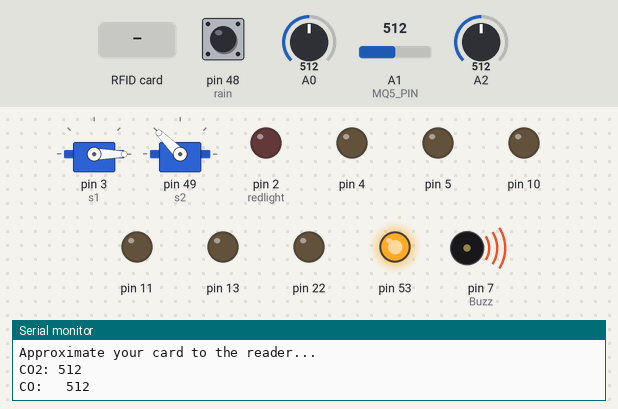
A sketch run on a simulated Arduino Mega 2560, built with avr-gcc and run on an emulated ATmega2560. Parts: 2 × servo, output pins drawn as LEDs (lit = HIGH), buzzer (waves = sounding, pin HIGH), the last lines printed to the serial monitor. Wiring (inferred from the names in the program): IR receiver: data pin 6. Inputs (shaded band) come from the test bench; at power-on: A2 = 512, A1 (MQ5_PIN) = 512, pin 48 (rain) HIGH, A0 = 512. Pins used as bus, display or sensor lines are not drawn.

Above: at 1.2 s.
1.3 s: RFID card 17 9D D2 4E held to the reader
At 11.9 s:
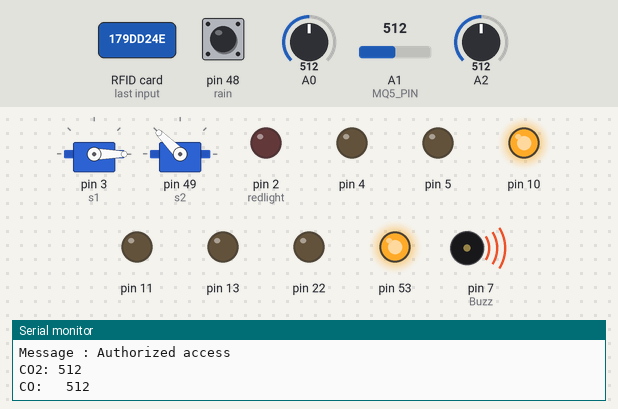
12.6 s: A2 set to 464
22.7 s: A2 set to 439
At 31.38 s:
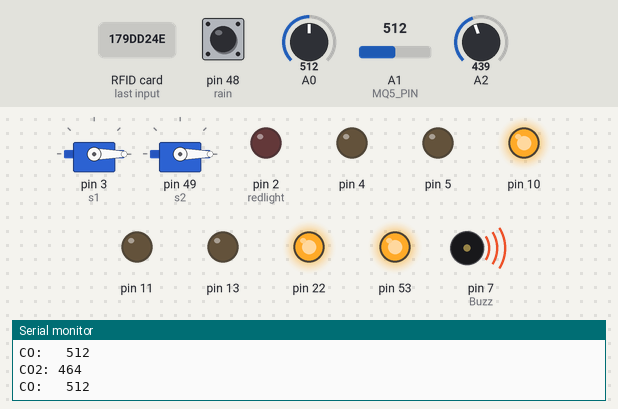
33.0 s: A1 (MQ5_PIN) set to 367
47.0 s: A1 (MQ5_PIN) set to 333
At 57.48 s:
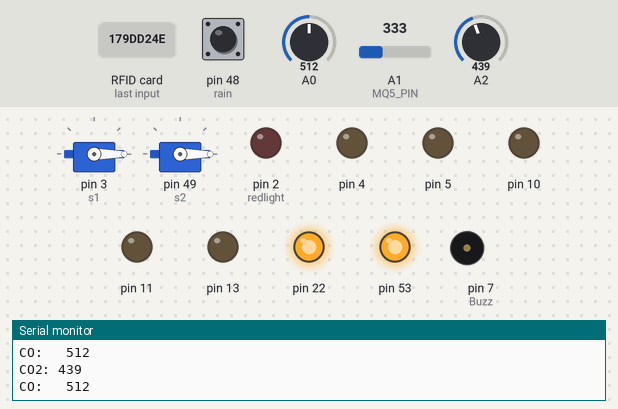
59.1 s: RFID card A7 31 D6 4E held to the reader
At 63.7 s:
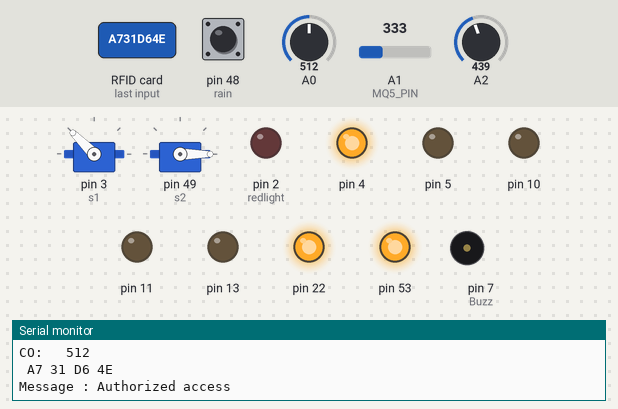
Timing chart, 0 to 65.5 s (numbered marks = the images above; inputs shaded):
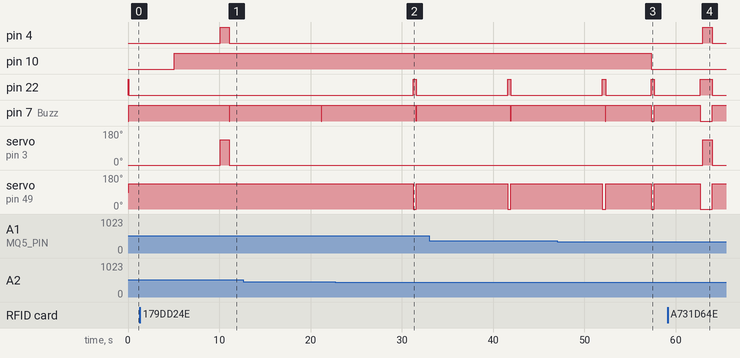

Measured:
- the behaviour switches between 451 and 450 on A2 (found by bisection; images 1 and 2)
- the behaviour switches between 351 and 350 on A1 (MQ5_PIN) (found by bisection; images 2 and 3)
- after the input at 1.3 s, pin 4: LOW → HIGH after 8.8 s, → LOW 1.0 s later; servo on pin 3 (s1): 0° → 135° after 8.8 s, → 0° 1.0 s later
- after the input at 22.7 s, pin 22: LOW → HIGH after 8.5 s, → LOW 0.36 s later; servo on pin 49 (s2): 135° → 0° after 8.5 s, → 135° 0.36 s later
- after the input at 47.0 s, pin 10: HIGH → LOW after 10.3 s
- after the input at 59.1 s, pin 4: LOW → HIGH after 3.9 s, → LOW 1.0 s later; servo on pin 3 (s1): 0° → 135° after 3.9 s, → 0° 1.0 s later

The sketch:

smart-security-system.ino
```cpp
#include <SPI.h>
#include <MFRC522.h>
#include <Servo.h>
#include <SoftwareSerial.h>

SoftwareSerial espSerial(2, 24);


#define SS_PIN 9
#define RST_PIN 8
#define Buzz 7
#define IR 6
MFRC522 mfrc522(SS_PIN, RST_PIN);
Servo s1;
Servo s2;
int ppm;
int val = 0 ;
const int MQ5_PIN = A1;
const int co2 = A2;
const int thres_co2 = 450;
const int thres_co = 400;
const int rain = 48;

 // Create MFRC522 instance.
void LPG_check(){
  Serial.print("LPG  :"+ppm);
  }
  void updateSerial()
{
  delay(500);
  while (Serial.available())
  {
   //Forward what Serial received to Software Serial Port
  }

}

void msgSend(String err){


  }
void setup()
{
   espSerial.begin(115200);
  pinMode(22, OUTPUT);

  digitalWrite(22, HIGH);
  Serial.begin(9600);   // Initiate a serial communication
  SPI.begin();      // Initiate  SPI bus
  mfrc522.PCD_Init();   // Initiate MFRC522
  Serial.println("Approximate your card to the reader...");
  Serial.println();

s1.attach(3);
s2.attach(49);
s1.write(0);
pinMode(4, OUTPUT);
pinMode(5, OUTPUT);
pinMode(IR, INPUT);
pinMode(Buzz, OUTPUT);// buzzer
pinMode(2, OUTPUT); //redlight
pinMode(10, OUTPUT);
pinMode(11, OUTPUT);
pinMode(13, OUTPUT);
pinMode(rain, INPUT);
pinMode(51, OUTPUT); //motor

}

void loop()
{
  if(digitalRead(rain) == 0){
    digitalWrite(13, HIGH);
    digitalWrite(Buzz, HIGH);
    }
    else{
      digitalWrite(13, LOW);
    digitalWrite(Buzz, LOW);
      }

 int sensorValue = analogRead(MQ5_PIN); // Read the analog value from MQ-5 sensor
  float voltage = sensorValue * (5.0 / 1023.0); // Convert the analog value to voltage (assuming 5V reference)
  float ppm = 1000.0 * (0.23 * voltage - 0.16);

  Serial.println("CO2: "+String(analogRead(A2)));
   //LPG_check();

  if(digitalRead(IR) == LOW){

    digitalWrite(Buzz, HIGH);
    digitalWrite(2, HIGH);
    delay(5000);
    digitalWrite(2, LOW);
    }
  else{
      digitalWrite(Buzz, LOW);
    }

    int sensorValue2 = analogRead(A0);// print out the value you read:
  Serial.println("CO:   "+String(sensorValue2)); //carbon monoxide mq7
  delay(20); //carbon monoxide mq7

  if (sensorValue2 > 500){
    espSerial.println("Alert! <br> <b>Something is burning in Completely.</b> <br><i> <u> Sensor Found high amount of CO </u></i>");
    digitalWrite(22, LOW);
    digitalWrite(7, HIGH);
    digitalWrite(47, 1);
    digitalWrite(Buzz, HIGH);
    digitalWrite(8, HIGH);
    s2.write(135);
    digitalWrite(51, HIGH);
    delay(5000);
  }
  else{
digitalWrite(47, LOW);
digitalWrite(Buzz, LOW);
s2.write(0);
  digitalWrite(22, HIGH);
digitalWrite(51, LOW);

  }


   if (sensorValue > 350){
    espSerial.println("Alert! <br> <b>Your Home is about to blast.</b> <br><i> <u> Sensor Found leakage of lpg </u></i>");

    digitalWrite(7, LOW);
    digitalWrite(Buzz, HIGH);
    digitalWrite(8, LOW);
    digitalWrite(10, HIGH);
    s2.write(135);
    digitalWrite(22, LOW);
    delay(5000);
  }
  else{
digitalWrite(10, LOW);
digitalWrite(Buzz, LOW);
digitalWrite(22, HIGH);
s2.write(0);

  }


  if(analogRead(A2)>thres_co2){
      espSerial.println("Alert! <br> <b>Fire, Something is burning. Be Alert .</b> <br><i> <u> Sensor Found High Amount of CO2</u></i>");

    //co2
    digitalWrite(Buzz, HIGH);
     digitalWrite(7, HIGH);
     digitalWrite(12, 1);
     s2.write(135);
     digitalWrite(22, LOW);
  }
  else{
digitalWrite(12, LOW);
s2.write(0);
digitalWrite(22, HIGH);
    delay(300);
  }


  // Look for new cards
  if ( ! mfrc522.PICC_IsNewCardPresent())
  {
    return;
  }
  // Select one of the cards
  if ( ! mfrc522.PICC_ReadCardSerial())
  {
    return;
  }
  //Show UID on serial monitor
  ("UID tag :");
  String content= "";
  byte letter;
  for (byte i = 0; i < mfrc522.uid.size; i++)
  {
     Serial.print(mfrc522.uid.uidByte[i] < 0x10 ? " 0" : " ");
     Serial.print(mfrc522.uid.uidByte[i], HEX);
     content.concat(String(mfrc522.uid.uidByte[i] < 0x10 ? " 0" : " "));
     content.concat(String(mfrc522.uid.uidByte[i], HEX));
  }
  Serial.println();
  Serial.print("Message : ");
  content.toUpperCase();
  if (content.substring(1) == "17 9D D2 4E" || content.substring(1) == "A7 31 D6 4E" || content.substring(1) == "67 A1 E3 4D" || content.substring(1)=="69 9F 20 A3" || content.substring(1)=="A9 D0 4E A3" || content.substring(1)=="79 BE E3 A3")  //change here the UID of the card/cards that you want to give access
  {
    s1.write(135);
    digitalWrite(4, HIGH);
    Serial.println("Authorized access");
        msgSend("Authorized access");

    Serial.println();
    delay(1000);
    s1.write(0);

    digitalWrite(4, LOW);
    digitalWrite(5, LOW);
  }

 else   {
   digitalWrite(5, HIGH);


    Serial.println(" Access denied");
    delay(3000);
    digitalWrite(4, LOW);
    digitalWrite(5, LOW);
  }
}
```
